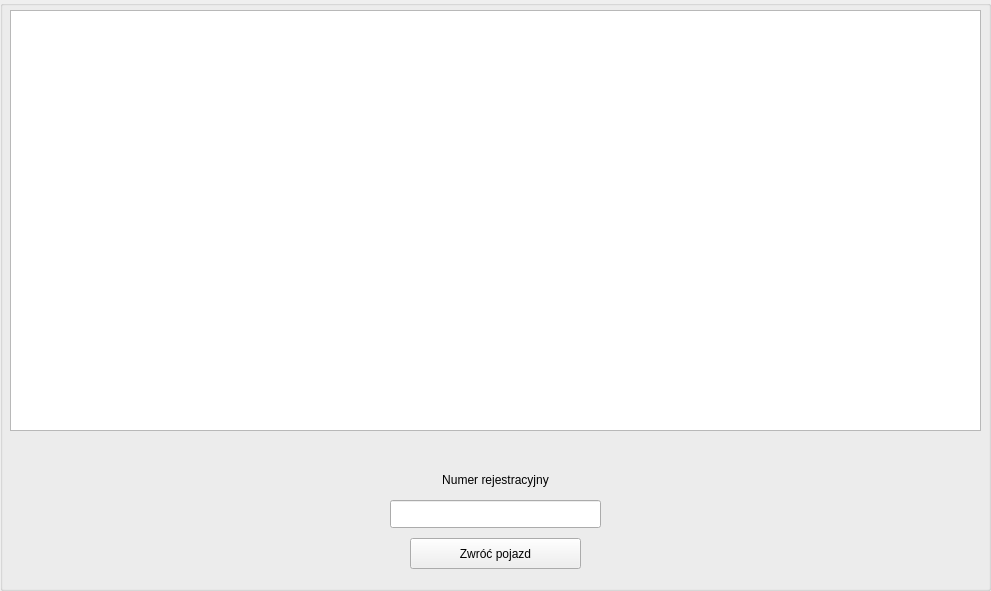
  <widget class="QGroupBox" name="lent_box">
   <property name="geometry">
    <rect>
     <x>19</x>
     <y>159</y>
     <width>991</width>
     <height>591</height>
    </rect>
   </property>
   <property name="title">
    <string/>
   </property>
   <widget class="QLabel" name="label_32">
    <property name="geometry">
     <rect>
      <x>390</x>
      <y>470</y>
      <width>211</width>
      <height>20</height>
     </rect>
    </property>
    <property name="text">
     <string>Numer rejestracyjny</string>
    </property>
    <property name="alignment">
     <set>Qt::AlignCenter</set>
    </property>
   </widget>
   <widget class="QLineEdit" name="reg_num_lent">
    <property name="geometry">
     <rect>
      <x>390</x>
      <y>500</y>
      <width>211</width>
      <height>28</height>
     </rect>
    </property>
   </widget>
   <widget class="QPushButton" name="return_vehicle">
    <property name="geometry">
     <rect>
      <x>410</x>
      <y>538</y>
      <width>171</width>
      <height>31</height>
     </rect>
    </property>
    <property name="cursor">
     <cursorShape>PointingHandCursor</cursorShape>
    </property>
    <property name="styleSheet">
     <string notr="true"/>
    </property>
    <property name="text">
     <string>Zwróć pojazd</string>
    </property>
   </widget>
   <widget class="QTableWidget" name="lentVehiclesPerson">
    <property name="geometry">
     <rect>
      <x>10</x>
      <y>10</y>
      <width>971</width>
      <height>421</height>
     </rect>
    </property>
    <property name="styleSheet">
     <string notr="true">background-color:none;</string>
    </property>
   </widget>
  </widget>
